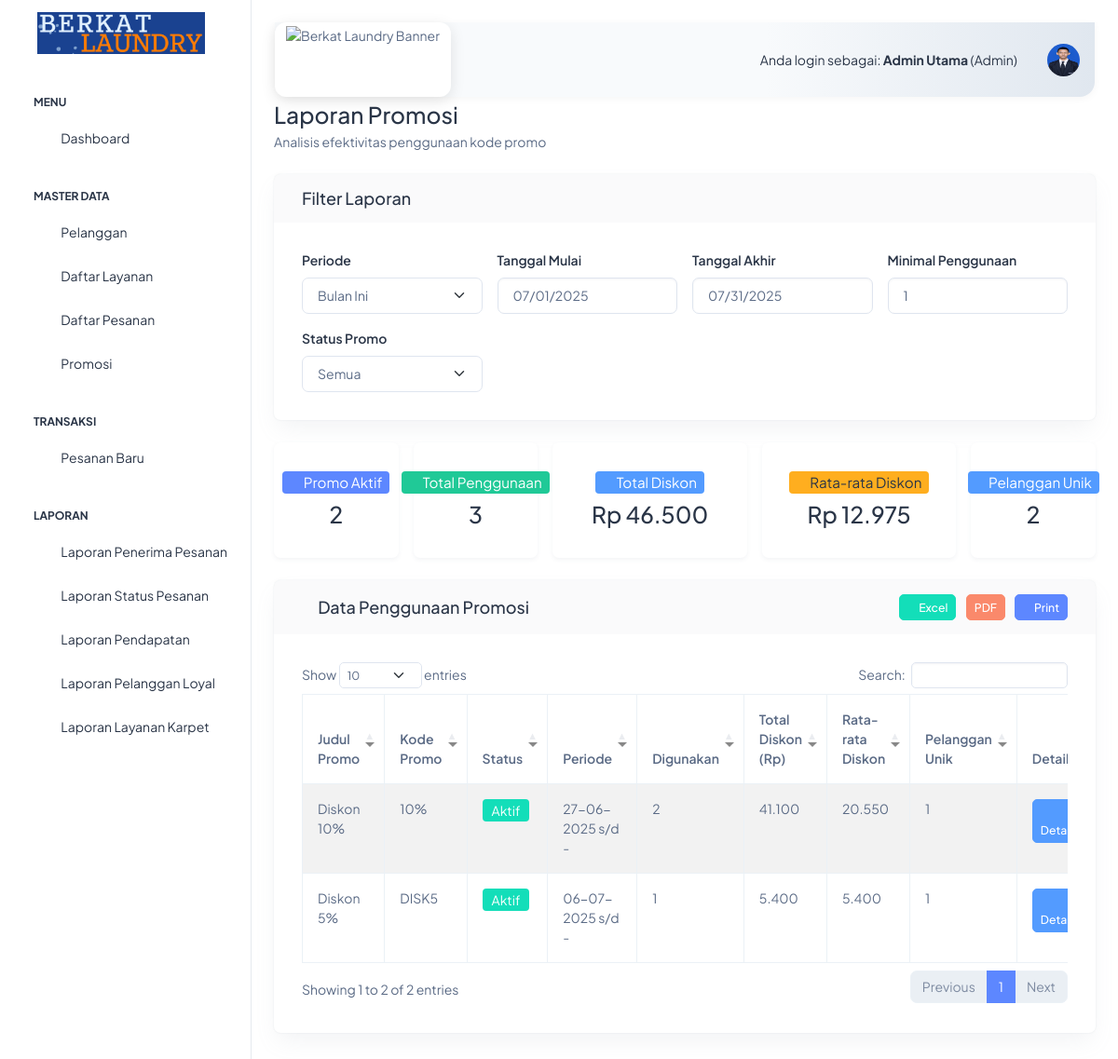
/index.php?page=laporan_promosi_read (signed in), run on the app's committed database.
### tables this page shows
CREATE TABLE `promosi` (
  `id_promosi` int(11) NOT NULL,
  `judul` varchar(100) DEFAULT NULL,
  `kode_promo` varchar(50) DEFAULT NULL,
  `tipe_promo` enum('persen','nominal') NOT NULL DEFAULT 'nominal',
  `nilai_promo` decimal(10,2) NOT NULL DEFAULT 0.00,
  `syarat_min_transaksi` decimal(10,2) DEFAULT NULL,
  `isi_pesan` text NOT NULL,
  `tanggal_buat` datetime DEFAULT current_timestamp(),
  `tanggal_kirim` datetime DEFAULT NULL,
  `tanggal_mulai` date DEFAULT NULL,
  `tanggal_berakhir` date DEFAULT NULL,
  `status_promo` enum('draft','aktif','tidak_aktif','terkirim') NOT NULL DEFAULT 'draft'
);

### laporan/laporan_promosi.php (the view, shortened to what this page needs)
<?php
include 'pengaturan/koneksi.php';
$periode = isset($_POST['periode']) ? $_POST['periode'] : 'bulan';
$minimal_penggunaan = isset($_POST['minimal_penggunaan']) ? intval($_POST['minimal_penggunaan']) : 1;
$status_promo = isset($_POST['status_promo']) ? $_POST['status_promo'] : 'semua';
if ($periode === 'hari') {
    $tanggal_mulai = date('Y-m-d');
    $tanggal_akhir = date('Y-m-d');
} elseif ($periode === 'kemarin') {
    $tanggal_mulai = date('Y-m-d', strtotime('-1 day'));
    $tanggal_akhir = date('Y-m-d', strtotime('-1 day'));
} elseif ($periode === 'minggu') {
    $tanggal_mulai = date('Y-m-d', strtotime('monday this week'));
    $tanggal_akhir = date('Y-m-d', strtotime('sunday this week'));
} elseif ($periode === 'bulan') {
    $tanggal_mulai = date('Y-m-01');
    $tanggal_akhir = date('Y-m-t');
} elseif ($periode === 'custom') {
    $tanggal_mulai = isset($_POST['tanggal_mulai']) ? $_POST['tanggal_mulai'] : date('Y-m-01');
    $tanggal_akhir = isset($_POST['tanggal_akhir']) ? $_POST['tanggal_akhir'] : date('Y-m-t');
} else {
    $tanggal_mulai = date('Y-m-01');
    $tanggal_akhir = date('Y-m-t');
}
$tanggal_akhir_next = date('Y-m-d', strtotime($tanggal_akhir . ' +1 day'));
$sql = "SELECT
            p.id_promosi,
            p.judul,
            p.kode_promo,
            p.status_promo,
            p.tipe_promo,
            p.nilai_promo,
            p.tanggal_buat,
            p.tanggal_berakhir,
            p.syarat_min_transaksi,
            COUNT(ps.id_pesanan) AS jumlah_penggunaan,
            SUM(ps.diskon) AS total_diskon,
            AVG(ps.diskon) AS rata_diskon,
            COUNT(DISTINCT ps.id_pelanggan) AS pelanggan_unik
        FROM
            promosi p
        LEFT JOIN
            pesanan ps ON p.id_promosi = ps.id_promosi AND ps.tanggal_masuk >= ? AND ps.tanggal_masuk < ?
        ".($status_promo!='semua' ? "WHERE p.status_promo = ?\n" : "").
        "GROUP BY
            p.id_promosi, p.judul, p.kode_promo, p.status_promo, p.tipe_promo, p.nilai_promo, p.tanggal_buat, p.tanggal_berakhir, p.syarat_min_transaksi
        HAVING jumlah_penggunaan >= ?
        ORDER BY
            p.id_promosi DESC";
$stmt = mysqli_prepare($konek, $sql);
if($status_promo!='semua') {
    mysqli_stmt_bind_param($stmt, "sssi", $tanggal_mulai, $tanggal_akhir_next, $status_promo, $minimal_penggunaan);
} else {
    mysqli_stmt_bind_param($stmt, "ssi", $tanggal_mulai, $tanggal_akhir_next, $minimal_penggunaan);
}
mysqli_stmt_execute($stmt);
$result = mysqli_stmt_get_result($stmt);
$stat_promo_aktif = 0;
$stat_total_penggunaan = 0;
$stat_total_diskon = 0;
$stat_rata_diskon = 0;
$stat_pelanggan_unik = 0;
$tmp_jumlah_promo = 0;
$tmp_result = [];
while ($row = mysqli_fetch_assoc($result)) {
    $tmp_result[] = $row;
    if (strtolower($row['status_promo']) == 'aktif') $stat_promo_aktif++;
    $stat_total_penggunaan += (int)$row['jumlah_penggunaan'];
    $stat_total_diskon += (int)$row['total_diskon'];
    $tmp_jumlah_promo++;
    $stat_rata_diskon += (float)$row['rata_diskon'];
    $stat_pelanggan_unik += (int)$row['pelanggan_unik'];
}
$stat_rata_diskon = $tmp_jumlah_promo > 0 ? $stat_rata_diskon / $tmp_jumlah_promo : 0;
$result = $tmp_result;
?>
<div class="container-fluid mt-4">
    <div class="mb-4">
        <h3 class="mb-1">Laporan Promosi</h3>
        <div class="text-muted">Analisis efektivitas penggunaan kode promo</div>
    </div>
    <div class="card mb-4">
        <div class="card-header">
            <h5 class="card-title mb-0"><i class="ti ti-filter-check"></i> Filter Laporan</h5>
        </div>
        <div class="card-body">
            <form method="POST" action="" class="row g-3 align-items-end" id="filterForm">
                <div class="col-md-3 col-12">
    <label for="periode" class="form-label">Periode</label>
    <select id="periode" name="periode" class="form-select">
        <option value="bulan" <?= ($periode=='bulan')?'selected':'' ?>>Bulan Ini</option>
    </select>
</div>
<div class="col-md-3 col-6">
    <label for="tanggal_mulai" class="form-label">Tanggal Mulai</label>
    <input type="date" id="tanggal_mulai" name="tanggal_mulai" class="form-control" value="<?= htmlspecialchars($tanggal_mulai) ?>" <?= ($periode!='custom')?'readonly':'' ?> >
</div>
<div class="col-md-3 col-6">
    <label for="tanggal_akhir" class="form-label">Tanggal Akhir</label>
    <input type="date" id="tanggal_akhir" name="tanggal_akhir" class="form-control" value="<?= htmlspecialchars($tanggal_akhir) ?>" <?= ($periode!='custom')?'readonly':'' ?> >
</div>
<div class="col-md-3 col-6">
    <label for="minimal_penggunaan" class="form-label">Minimal Penggunaan</label>
    <input type="number" id="minimal_penggunaan" name="minimal_penggunaan" class="form-control" value="<?= htmlspecialchars($minimal_penggunaan) ?>" min="0">
</div>
<div class="col-md-3 col-6">
    <label for="status_promo" class="form-label">Status Promo</label>
    <select id="status_promo" name="status_promo" class="form-select">
        <option value="semua" <?= ($status_promo=='semua')?'selected':'' ?>>Semua</option>
    </select>
</div>
</form>
        </div>
    </div>
<div class="row mb-4 justify-content-center g-3">
    <div class="col-lg-2 col-md-4 col-6">
        <div class="card h-100 border-0 shadow-sm text-center">
            <div class="card-body d-flex flex-column align-items-center justify-content-center py-3">
                <span class="badge bg-primary mb-2 px-2 py-1" style="font-size:0.95rem;"><i class="ti ti-bolt"></i> Promo Aktif</span>
                <h3 class="fw-bold mb-0" id="stat-promo-aktif"><?= number_format($stat_promo_aktif) ?></h3>
            </div>
        </div>
    </div>
    <div class="col-lg-2 col-md-4 col-6">
        <div class="card h-100 border-0 shadow-sm text-center">
            <div class="card-body d-flex flex-column align-items-center justify-content-center py-3">
                <span class="badge bg-teal mb-2 px-2 py-1" style="font-size:0.95rem;"><i class="ti ti-table"></i> Total Penggunaan</span>
                <h3 class="fw-bold mb-0" id="stat-total-penggunaan"><?= number_format($stat_total_penggunaan) ?></h3>
            </div>
        </div>
    </div>
    <div class="col-lg-3 col-md-4 col-6">
        <div class="card h-100 border-0 shadow-sm text-center">
            <div class="card-body d-flex flex-column align-items-center justify-content-center py-3">
                <span class="badge bg-info mb-2 px-2 py-1" style="font-size:0.95rem;"><i class="ti ti-currency-dollar"></i> Total Diskon</span>
                <h3 class="fw-bold mb-0" id="stat-total-diskon">Rp <?= number_format($stat_total_diskon, 0, ',', '.') ?></h3>
            </div>
        </div>
    </div>
    <div class="col-lg-3 col-md-4 col-6">
        <div class="card h-100 border-0 shadow-sm text-center">
            <div class="card-body d-flex flex-column align-items-center justify-content-center py-3">
                <span class="badge bg-warning text-dark mb-2 px-2 py-1" style="font-size:0.95rem;"><i class="ti ti-chart-bar"></i> Rata-rata Diskon</span>
                <h3 class="fw-bold mb-0" id="stat-rata-diskon">Rp <?= number_format($stat_rata_diskon, 0, ',', '.') ?></h3>
            </div>
        </div>
    </div>
    <div class="col-lg-2 col-md-4 col-6">
        <div class="card h-100 border-0 shadow-sm text-center">
            <div class="card-body d-flex flex-column align-items-center justify-content-center py-3">
                <span class="badge bg-info mb-2 px-2 py-1" style="font-size:0.95rem;"><i class="ti ti-users"></i> Pelanggan Unik</span>
                <h3 class="fw-bold mb-0" id="stat-pelanggan-unik"><?= number_format($stat_pelanggan_unik) ?></h3>
            </div>
        </div>
    </div>
</div>
<link rel="stylesheet" href="https://cdn.datatables.net/1.13.6/css/dataTables.bootstrap5.min.css">
    <div class="card mb-4">
        <div class="card-header d-flex justify-content-between align-items-center">
            <h5 class="card-title mb-0"><i class="ti ti-table"></i> Data Penggunaan Promosi</h5>
            <div>
                <a href="laporan_promosi_export_excel.php?tanggal_mulai=<?=urlencode($tanggal_mulai)?>&tanggal_akhir=<?=urlencode($tanggal_akhir)?>" class="btn btn-success btn-sm me-2" target="_blank"><i class="ti ti-file-export"></i> Excel</a>
                <a href="laporan_promosi_export_pdf.php?tanggal_mulai=<?=urlencode($tanggal_mulai)?>&tanggal_akhir=<?=urlencode($tanggal_akhir)?>" class="btn btn-danger btn-sm me-2" target="_blank"><i class="ti ti-file-type-pdf"></i> PDF</a>
                <a href="laporan/print_promosi.php?periode=<?= urlencode($periode) ?>&tanggal_mulai=<?= urlencode($tanggal_mulai) ?>&tanggal_akhir=<?= urlencode($tanggal_akhir) ?>" class="btn btn-primary btn-sm" target="_blank"><i class="ti ti-printer"></i> Print</a>
            </div>
        </div>
        <div class="card-body">
            <div class="table-responsive">
                <table id="laporanPromosiTable" class="table table-bordered table-striped" style="width:100%;">
                    <thead>
                        <tr>
                            <th>Judul Promo</th>
                            <th>Kode Promo</th>
                            <th>Status</th>
                            <th>Periode</th>
                            <th>Digunakan</th>
                            <th>Total Diskon (Rp)</th>
                            <th>Rata-rata Diskon</th>
                            <th>Pelanggan Unik</th>
                            <th>Detail</th>
                        </tr>
                    </thead>
                    <tbody>
                        <?php foreach ($result as $row) : ?>
                        <tr>
                            <td><?= htmlspecialchars($row['judul']) ?></td>
                            <td><?= htmlspecialchars($row['kode_promo']) ?></td>
                            <td>
                                <?php
                                $status = strtolower($row['status_promo']);
                                $badge = 'bg-secondary';
                                if ($status == 'aktif') $badge = 'bg-success';
                                elseif ($status == 'draft') $badge = 'bg-warning';
                                elseif ($status == 'tidak aktif') $badge = 'bg-danger';
                                elseif ($status == 'terkirim') $badge = 'bg-info';
                                ?>
                                <span class="badge <?= $badge ?>" data-bs-toggle="tooltip" title="Status promo"><?= htmlspecialchars(ucfirst($row['status_promo'])) ?></span>
                            </td>
                            <td><?= $row['tanggal_buat'] ? htmlspecialchars(date('d-m-Y', strtotime($row['tanggal_buat']))) : '-' ?> s/d <?= $row['tanggal_berakhir'] ? htmlspecialchars(date('d-m-Y', strtotime($row['tanggal_berakhir']))) : '-' ?></td>
                            <td><?= $row['jumlah_penggunaan'] !== null ? htmlspecialchars($row['jumlah_penggunaan']) : '0' ?></td>
                            <td><?= isset($row['total_diskon']) ? number_format($row['total_diskon'], 0, ',', '.') : '0' ?></td>
                            <td><?= isset($row['rata_diskon']) ? number_format($row['rata_diskon'], 0, ',', '.') : '0' ?></td>
                            <td><?= $row['pelanggan_unik'] !== null ? htmlspecialchars($row['pelanggan_unik']) : '0' ?></td>
                            <td><button type="button" class="btn btn-info btn-sm btn-detail-promo" data-id="<?= $row['id_promosi'] ?>" data-bs-toggle="tooltip" title="Lihat detail penggunaan promosi"><i class="ti ti-search"></i> Detail</button></td>
                        </tr>
                        <?php endforeach; ?>
                    </tbody>
                </table>
            </div>
        </div>
    </div>
</div>

### assets/css/logo-custom.css (style rules this page uses)
body { padding-top: 0 !important; }

### laporan/laporan_promosi.php (style rules this page uses)
.bg-teal { background-color: #20c997 !important; color: #fff; }
th.sorting:after, th.sorting_asc:after, th.sorting_desc:after { opacity: 1 !important; color: #888 !important; font-size: 1em !important; }
table.dataTable thead .sorting:after, table.dataTable thead .sorting_asc:after, table.dataTable thead .sorting_desc:after { content: "" !important; display: inline-block !important; width: 10px; height: 10px; margin-left: 6px; vertical-align: middle; background-repeat: no-repeat; background-size: contain; }

### data on the page
promosi: judul "Diskon 5%", kode_promo "DISK5", status_promo "Aktif", tanggal_buat "06-07-2025", jumlah_penggunaan "1", total_diskon "5.400", rata_diskon "5.400", pelanggan_unik "1"
promosi: judul "Diskon 10%", kode_promo "10%", status_promo "Aktif", tanggal_buat "27-06-2025", jumlah_penggunaan "2", total_diskon "41.100", rata_diskon "20.550", pelanggan_unik "1"

### other printed values
$_SESSION['nama_lengkap'] "Admin Utama"
$_SESSION['role'] "Admin"
$stat_promo_aktif "2"
$stat_total_penggunaan "3"
$stat_total_diskon "46.500"
$stat_rata_diskon "12.975"
$stat_pelanggan_unik "2"
